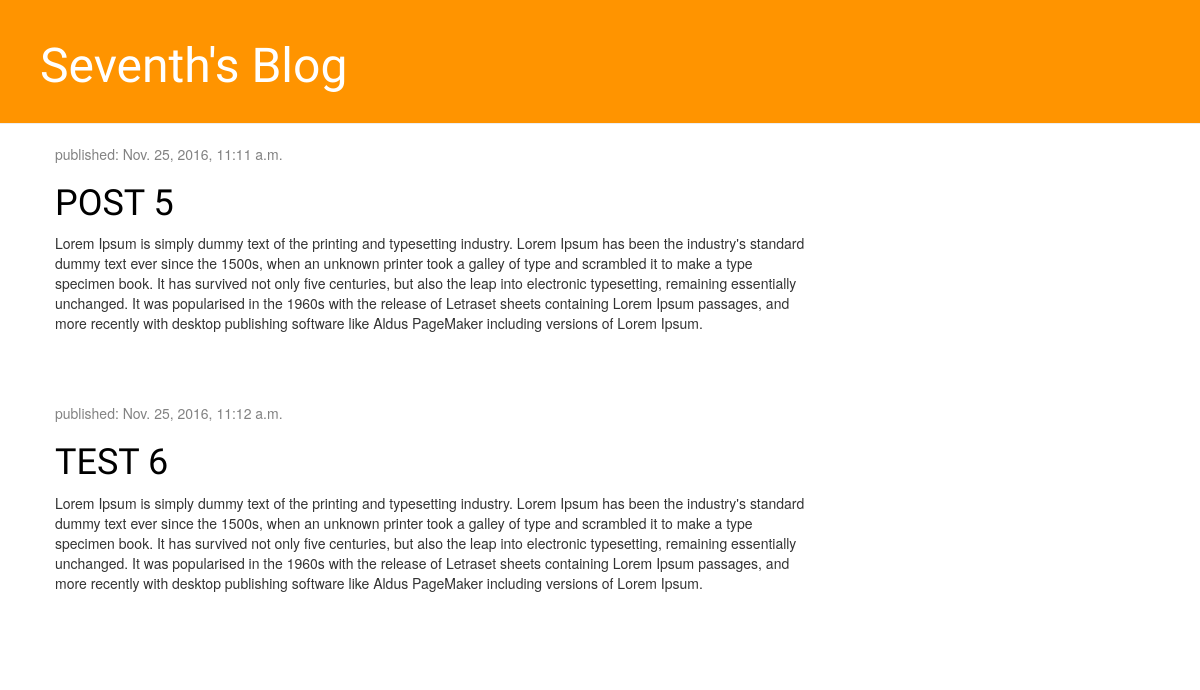
Before: / with the older database file.
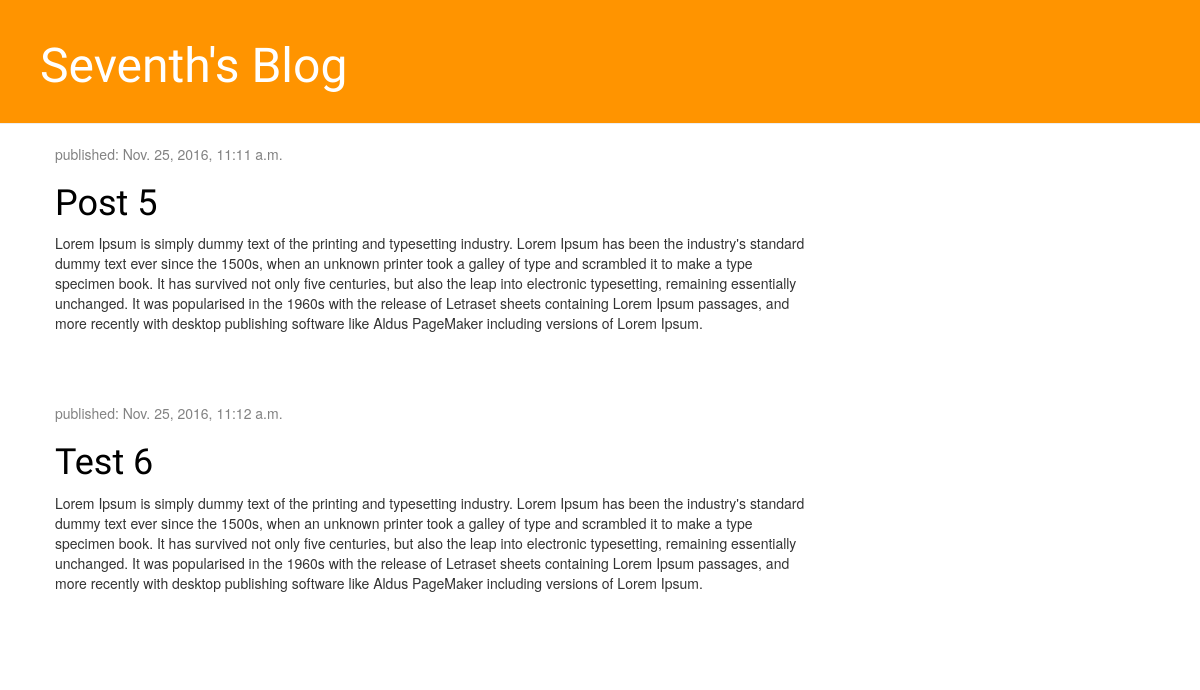
After: the same page with the newer database file.
### blog/models.py (models this page shows, shortened)
class Post(models.Model):
    author = models.ForeignKey('auth.User')
    title = models.CharField(max_length=200)
    text = models.TextField()
    created_date = models.DateTimeField(default=timezone.now)
    published_date = models.DateTimeField(blank=True, null=True)

### blog/views.py (the view)
# urls.py: url(r'^$', views.post_list, name='post_list'),
def post_list(request):
    posts = Post.objects.filter(published_date__lte=timezone.now()).order_by('published_date')
    return render(request, 'blog/post_list.html', {'posts': posts})

### blog/templates/blog/post_list.html (shortened to what this page needs)
{% load staticfiles %}
<html>
    <head>
        <link rel="stylesheet" href="//maxcdn.bootstrapcdn.com/bootstrap/3.2.0/css/bootstrap.min.css">
        <link rel="stylesheet" href="//maxcdn.bootstrapcdn.com/bootstrap/3.2.0/css/bootstrap-theme.min.css">
        <link rel="stylesheet" href="{% static 'css/blog.css' %}">
    </head>
    <body>
        <div class="page-header">
            <h1><a href="">Seventh's Blog</a></h1>
        </div>
<div class="content container">
    <div class="row">
        <div class="col-md-8">
            {% for post in posts %}
                <div class="post">
                    <div class="date">
                        <p>published: {{ post.published_date }}</p>
                    </div>
                    <h1><a href="">{{ post.title }}</a></h1>
                    <p>{{ post.text|linebreaksbr }}</p>
                </div>
            {% endfor %}
        </div>
    </div>
</div>
    </body>
</html>

Changed rows visible on the page:
changed Post: title "POST 5" → "Post 5"
changed Post: title "TEST 6" → "Test 6"
